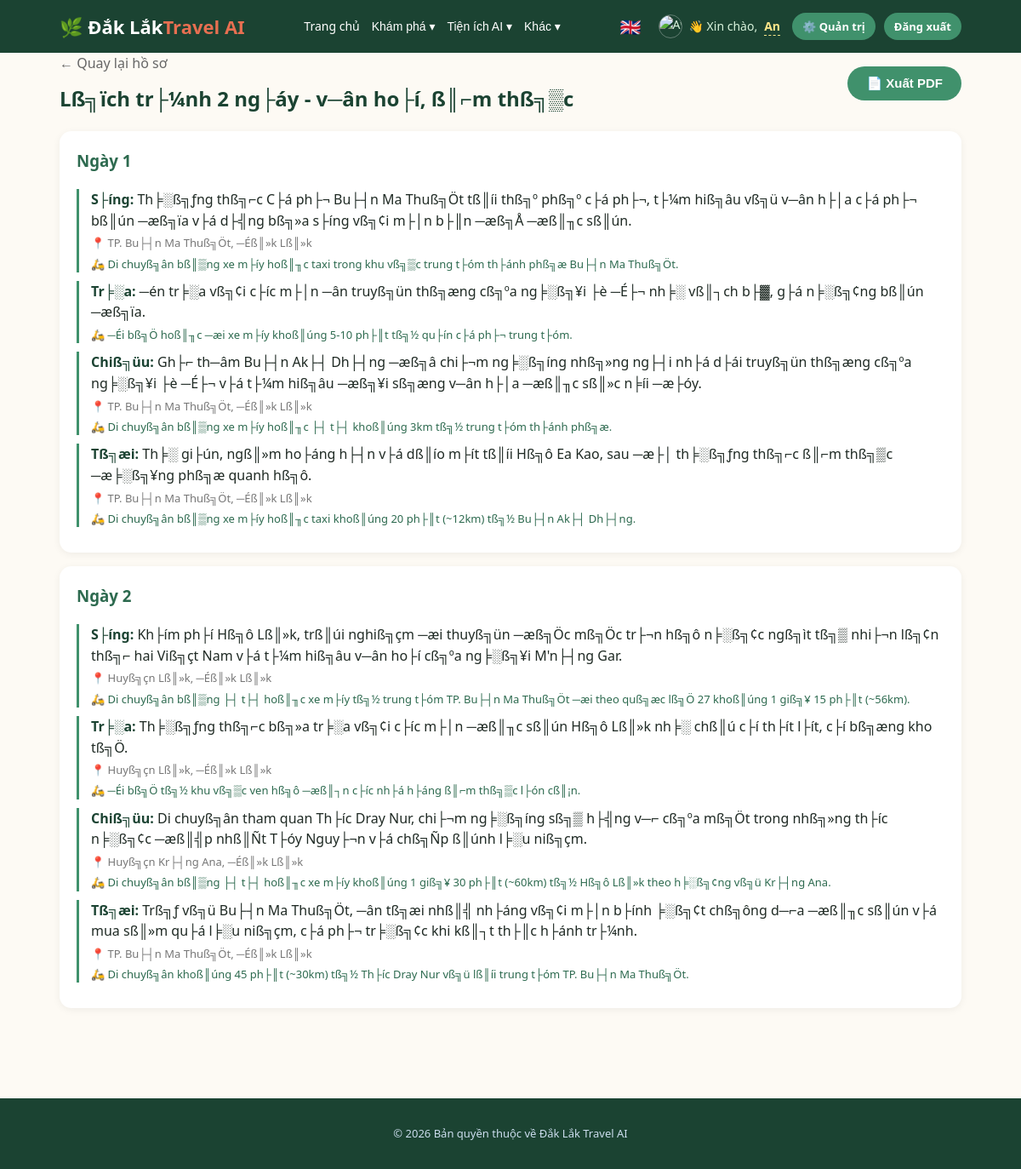
The app's page /itinerary_view.php?id=4 (signed in) with its own data.
### tables this page shows
CREATE TABLE `itineraries` (
  `id` int(11) NOT NULL AUTO_INCREMENT,
  `user_id` int(11) DEFAULT NULL,
  `title` varchar(255) NOT NULL,
  `days` int(11) NOT NULL DEFAULT 1,
  `preferences` varchar(500) DEFAULT NULL,
  `ai_raw_response` text DEFAULT NULL,
  `created_at` timestamp NOT NULL DEFAULT current_timestamp(),
  PRIMARY KEY (`id`),
  KEY `user_id` (`user_id`),
  CONSTRAINT `itineraries_ibfk_1` FOREIGN KEY (`user_id`) REFERENCES `users` (`id`) ON DELETE CASCADE
);

CREATE TABLE `itinerary_items` (
  `id` int(11) NOT NULL AUTO_INCREMENT,
  `itinerary_id` int(11) NOT NULL,
  `destination_id` int(11) DEFAULT NULL,
  `day_number` int(11) NOT NULL DEFAULT 1,
  `time_slot` varchar(50) DEFAULT NULL,
  `activity` text DEFAULT NULL,
  `address` varchar(255) DEFAULT NULL,
  `transport` varchar(255) DEFAULT NULL,
  `sort_order` int(11) DEFAULT 0,
  PRIMARY KEY (`id`),
  KEY `itinerary_id` (`itinerary_id`),
  KEY `destination_id` (`destination_id`),
  CONSTRAINT `itinerary_items_ibfk_1` FOREIGN KEY (`itinerary_id`) REFERENCES `itineraries` (`id`) ON DELETE CASCADE,
  CONSTRAINT `itinerary_items_ibfk_2` FOREIGN KEY (`destination_id`) REFERENCES `destinations` (`id`) ON DELETE SET NULL
);

### includes/functions.php (called while the page is built, shortened)
<?php
function __(string $key): string
{
    static $langArr = null;
    if ($langArr === null) {
        $langCode = $_SESSION['lang'] ?? 'vi';
        $langFile = __DIR__ . '/lang_' . $langCode . '.php';
        if (file_exists($langFile)) {
            $langArr = require $langFile;
        } else {
            $langArr = require __DIR__ . '/lang_vi.php';
        }
    }
    return $langArr[$key] ?? $key;
}
function url(string $path): string
{
    return BASE_URL . $path;
}
function e(?string $str): string
{
    return htmlspecialchars($str ?? '', ENT_QUOTES, 'UTF-8');
}

### public/itinerary_view.php (the view, shortened to what this page needs)
<?php
require_once __DIR__ . '/../includes/functions.php';
$user = currentUser();
$id = $_GET['id'] ?? null;
$db = getDB();
$stmt = $db->prepare("SELECT * FROM itineraries WHERE id = ? AND user_id = ?");
$stmt->execute([$id, $user['id']]);
$itinerary = $stmt->fetch();
$stmt = $db->prepare("
    SELECT i.*, d.slug, d.latitude, d.longitude
    FROM itinerary_items i
    LEFT JOIN destinations d ON i.destination_id = d.id
    WHERE i.itinerary_id = ?
    ORDER BY i.day_number ASC, i.sort_order ASC
");
$stmt->execute([$id]);
$items = $stmt->fetchAll();
$daysData = [];
foreach ($items as $item) {
    $dayNum = (int)$item['day_number'];
    if (!isset($daysData[$dayNum])) {
        $daysData[$dayNum] = [
            'dayNum' => $dayNum,
            'title' => '',
            'points' => [],
            'itemsHtml' => []
        ];
    }
    $daysData[$dayNum]['itemsHtml'][] = $item;
}
include __DIR__ . '/../includes/header.php';
?>
<link rel="stylesheet" href="https://unpkg.com/leaflet@1.9.4/dist/leaflet.css" />
<div style="display:flex; justify-content:space-between; align-items:center; margin-bottom:20px; flex-wrap:wrap; gap:10px;">
    <div>
        <a href="<?= url('/public/profile.php') ?>" style="text-decoration:none; color:#666;">← <?= __('back_to_profile') ?></a>
        <h1 class="section-title" style="margin-bottom:0; margin-top:10px;"><?= e($itinerary['title']) ?></h1>
    </div>
    <button onclick="exportPDF()" class="btn secondary" style="display:flex; align-items:center; gap:6px;">
        📄 <?= __('export_pdf') ?>
    </button>
</div>
<div id="pdf-content">
    <div id="result">
        <?php foreach ($daysData as $dayNum => $day): ?>
            <div class="day-block">
                <h3>Ngày <?= $dayNum ?></h3>
                <?php foreach ($day['itemsHtml'] as $item): ?>
                    <div class="time-slot">
                        <strong><?= e($item['time_slot']) ?>:</strong> <?= e($item['activity']) ?>
                        <?php if ($item['address']): ?>
                            <div class="time-slot-address">📍 <?= e($item['address']) ?></div>
                        <?php endif; ?>
                        <?php if (!empty($item['transport'])): ?>
                            <div class="time-slot-transport" style="font-size:13px;color:var(--green-700);margin-top:4px;font-weight:500;">🛵 <?= e($item['transport']) ?></div>
                        <?php endif; ?>
                    </div>
                <?php endforeach; ?>
            </div>
        <?php endforeach; ?>
    </div>
</div>
<?php include __DIR__ . '/../includes/footer.php'; ?>

### assets/css/style.css (style rules this page uses)
:root { --green-900: #1b4332; --green-700: #2d6a4f; --green-500: #40916c; --green-100: #d8f3dc; --orange-500: #e76f51; --cream: #fdfaf4; --text-dark: #1f2a24; --radius: 14px; }
* { box-sizing: border-box; }
body { margin: 0; font-family: 'Segoe UI', Roboto, Arial, sans-serif; background: var(--cream); color: var(--text-dark); line-height: 1.55; }
.btn { display: inline-block; background: var(--orange-500); color: white; padding: 11px 22px; border-radius: 30px; text-decoration: none; font-weight: 600; border: none; cursor: pointer; font-size: 15px; }
.btn.secondary { background: var(--green-500); }
.section-title { font-size: 24px; margin: 30px 0 6px; color: var(--green-900); }
.day-block { background: white; border-radius: var(--radius); padding: 20px; margin-bottom: 16px; box-shadow: 0 2px 10px rgba(0, 0, 0, .06); }
.day-block h3 { color: var(--green-700); margin-top: 0; }
.time-slot { margin-bottom: 10px; padding-left: 14px; border-left: 3px solid var(--green-500); }
.time-slot strong { color: var(--green-900); }
.time-slot-address { font-size: 13px; color: #777; margin-top: 4px; }

### records on screen
itineraries: title "Lß╗ïch tr├¼nh 2 ng├áy - v─ân ho├í, ß║⌐m thß╗▒c"
itinerary_items: time_slot "S├íng", activity "Th╞░ß╗ƒng thß╗⌐c C├á ph├¬ Bu├┤n Ma Thuß╗Öt tß║íi thß╗º phß╗º c├á ph├¬, t├¼m hiß╗âu vß╗ü v─ân h├│a c├á ph├¬ bß║ún ─æß╗ïa v├á d├╣ng bß╗»a s├íng vß╗¢i m├│n b├║n ─æß╗Å ─æß║╖c sß║ún.", address "TP. Bu├┤n Ma Thuß╗Öt, ─Éß║»k Lß║»k", transport "Di chuyß╗ân bß║▒ng xe m├íy hoß║╖c taxi trong khu vß╗▒c trung t├óm th├ánh phß╗æ Bu├┤n Ma Thuß╗Öt."
itinerary_items: time_slot "Tr╞░a", activity "─én tr╞░a vß╗¢i c├íc m├│n ─ân truyß╗ün thß╗æng cß╗ºa ng╞░ß╗¥i ├è ─É├¬ nh╞░ vß║┐ch b├▓, g├á n╞░ß╗¢ng bß║ún ─æß╗ïa.", transport "─Éi bß╗Ö hoß║╖c ─æi xe m├íy khoß║úng 5-10 ph├║t tß╗½ qu├ín c├á ph├¬ trung t├óm."
itinerary_items: time_slot "Chiß╗üu", activity "Gh├⌐ th─âm Bu├┤n Ak├┤ Dh├┤ng ─æß╗â chi├¬m ng╞░ß╗íng nhß╗»ng ng├┤i nh├á d├ái truyß╗ün thß╗æng cß╗ºa ng╞░ß╗¥i ├è ─É├¬ v├á t├¼m hiß╗âu ─æß╗¥i sß╗æng v─ân h├│a ─æß║╖c sß║»c n╞íi ─æ├óy.", address "TP. Bu├┤n Ma Thuß╗Öt, ─Éß║»k Lß║»k", transport "Di chuyß╗ân bß║▒ng xe m├íy hoß║╖c ├┤ t├┤ khoß║úng 3km tß╗½ trung t├óm th├ánh phß╗æ."
itinerary_items: time_slot "Tß╗æi", activity "Th╞░ gi├ún, ngß║»m ho├áng h├┤n v├á dß║ío m├ít tß║íi Hß╗ô Ea Kao, sau ─æ├│ th╞░ß╗ƒng thß╗⌐c ß║⌐m thß╗▒c ─æ╞░ß╗¥ng phß╗æ quanh hß╗ô.", address "TP. Bu├┤n Ma Thuß╗Öt, ─Éß║»k Lß║»k", transport "Di chuyß╗ân bß║▒ng xe m├íy hoß║╖c taxi khoß║úng 20 ph├║t (~12km) tß╗½ Bu├┤n Ak├┤ Dh├┤ng."
itinerary_items: day_number "2", time_slot "Tß╗æi", activity "Trß╗ƒ vß╗ü Bu├┤n Ma Thuß╗Öt, ─ân tß╗æi nhß║╣ nh├áng vß╗¢i m├│n b├ính ╞░ß╗¢t chß╗ông d─⌐a ─æß║╖c sß║ún v├á mua sß║»m qu├á l╞░u niß╗çm, c├á ph├¬ tr╞░ß╗¢c khi kß║┐t th├║c h├ánh tr├¼nh.", address "TP. Bu├┤n Ma Thuß╗Öt, ─Éß║»k Lß║»k", transport "Di chuyß╗ân khoß║úng 45 ph├║t (~30km) tß╗½ Th├íc Dray Nur vß╗ü lß║íi trung t├óm TP. Bu├┤n Ma Thuß╗Öt."
itinerary_items: time_slot "S├íng", activity "Kh├ím ph├í Hß╗ô Lß║»k, trß║úi nghiß╗çm ─æi thuyß╗ün ─æß╗Öc mß╗Öc tr├¬n hß╗ô n╞░ß╗¢c ngß╗ìt tß╗▒ nhi├¬n lß╗¢n thß╗⌐ hai Viß╗çt Nam v├á t├¼m hiß╗âu v─ân ho├í cß╗ºa ng╞░ß╗¥i M'n├┤ng Gar.", address "Huyß╗çn Lß║»k, ─Éß║»k Lß║»k", transport "Di chuyß╗ân bß║▒ng ├┤ t├┤ hoß║╖c xe m├íy tß╗½ trung t├óm TP. Bu├┤n Ma Thuß╗Öt ─æi theo quß╗æc lß╗Ö 27 khoß║úng 1 giß╗¥ 15 ph├║t (~56km)."
itinerary_items: time_slot "Tr╞░a", activity "Th╞░ß╗ƒng thß╗⌐c bß╗»a tr╞░a vß╗¢i c├íc m├│n ─æß║╖c sß║ún Hß╗ô Lß║»k nh╞░ chß║ú c├í th├ít l├ít, c├í bß╗æng kho tß╗Ö.", address "Huyß╗çn Lß║»k, ─Éß║»k Lß║»k", transport "─Éi bß╗Ö tß╗½ khu vß╗▒c ven hß╗ô ─æß║┐n c├íc nh├á h├áng ß║⌐m thß╗▒c l├ón cß║¡n."
itinerary_items: time_slot "Chiß╗üu", activity "Di chuyß╗ân tham quan Th├íc Dray Nur, chi├¬m ng╞░ß╗íng sß╗▒ h├╣ng v─⌐ cß╗ºa mß╗Öt trong nhß╗»ng th├íc n╞░ß╗¢c ─æß║╣p nhß║Ñt T├óy Nguy├¬n v├á chß╗Ñp ß║únh l╞░u niß╗çm.", address "Huyß╗çn Kr├┤ng Ana, ─Éß║»k Lß║»k", transport "Di chuyß╗ân bß║▒ng ├┤ t├┤ hoß║╖c xe m├íy khoß║úng 1 giß╗¥ 30 ph├║t (~60km) tß╗½ Hß╗ô Lß║»k theo h╞░ß╗¢ng vß╗ü Kr├┤ng Ana."

### other values on screen
__('home') "Trang chủ"
__('explore') "Khám phá ▾"
__('ai_tools') "Tiện ích AI ▾"
__('others') "Khác ▾"
__('hello') "👋 Xin chào"
$__u['full_name'] "An"
__('admin') "⚙️ Quản trị"
__('logout') "Đăng xuất"
__('back_to_profile') "Quay lại hồ sơ"
__('export_pdf') "Xuất PDF"
$dayNum "1"
__('footer_text') "Bản quyền thuộc về Đắk Lắk Travel AI"
